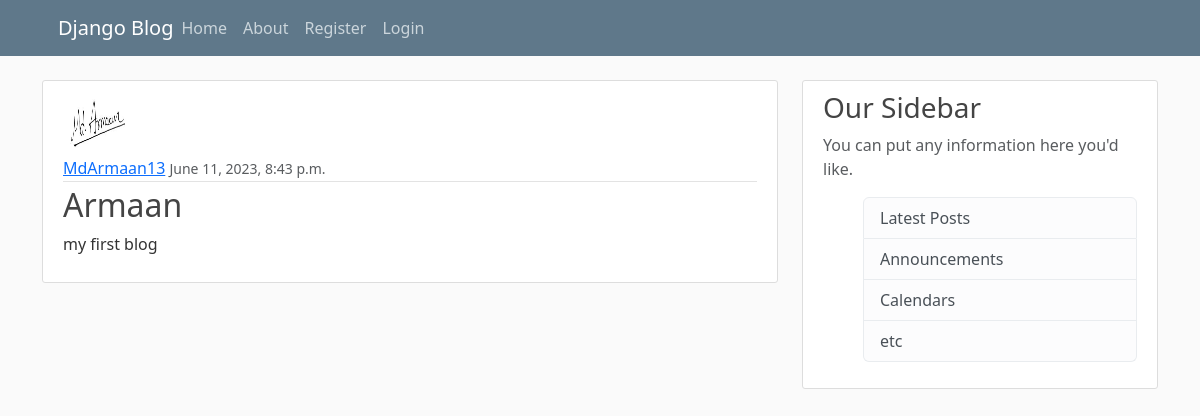
Page /blog/post/1/ on the committed database.
### blog/models.py (models this page shows, shortened)
class Post(models.Model):
    title = models.CharField(max_length=100)
    content = models.TextField()  # no limit on the length of the text
    date_posted = models.DateTimeField(default=timezone.now)
    author = models.ForeignKey(User, on_delete=models.CASCADE)

### user/models.py (models this page shows, shortened)
class Profile(models.Model):
    user = models.OneToOneField(User,on_delete=models.CASCADE,related_name='profile')#if the user is deleted then the profile is also dele
    image = models.ImageField(default='default.jpg',upload_to='profile_pics')#upload_to is the directory where the image is stored

### blog/views.py (the view)
# urls.py: path('post/<int:pk>/',PostDetailView.as_view(),name='post-detail'),
class PostDetailView(DetailView):
    model = Post

### blog/templates/blog/post_detail.html (shortened to what this page needs)
{% extends "blog/base.html" %} {% block content %}
    <article class="media content-section">
    <img
        class="rounded-circle article-img"
        src="{{ object.author.profile.image.url }}"
    />
    <div class="media-body">
        <div class="article-metadata">
        <a href="" class="mr-2">{{object.author}}</a>
        <small class="text-muted">{{object.date_posted}}</small>
        </div>
        <h2 class="article-title">{{object.title}}</h2>
        <p class="article-content">{{object.content}}</p>
    </div>
    </article>
{% endblock content %}

### blog/static/blog/main.css (style rules this page uses)
body { background: #fafafa; color: #333333; margin-top: 5rem; }
h1, h2, h3, h4, h5, h6 { color: #444444; }
.content-section { background: #ffffff; padding: 10px 20px; border: 1px solid #dddddd; border-radius: 3px; margin-bottom: 20px; }
.article-title { color: #444444; }
.article-content { white-space: pre-line; }
.article-img { height: 65px; width: 65px; margin-right: 16px; }
.article-metadata { padding-bottom: 1px; margin-bottom: 4px; border-bottom: 1px solid #e3e3e3 }

### rows in the picture
Post: author.profile.image (picture), author "MdArmaan13", date_posted "June 11, 2023, 8:43 p.m.", title "Armaan", content "my first blog"
